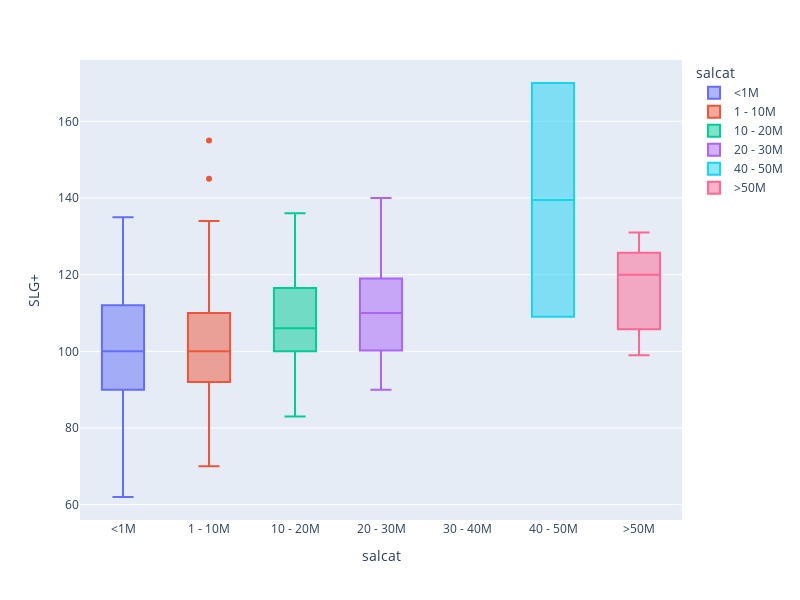

Here is the notebook cell this chart was saved with:
### Code cell
desired_order = ['<1M', '1 - 10M', '10 - 20M', '20 - 30M', '30 - 40M', '40 - 50M', '>50M']
fig = px.box(df,
             x = 'salcat',
             y = 'SLG+',
             category_orders={'salcat': desired_order},
             color = 'salcat')

fig.update_layout(width = 800,
                  height = 600)

fig.show()

### Figure 1 — Plotly figure (JSON) as saved in the notebook; plotly's stock layout.template omitted (floating-point values rounded to 4 significant figures)
{"data": [{"alignmentgroup": "True", "hovertemplate": "salcat=%{x}<br>SLG+=%{y}<extra></extra>", "legendgroup": "<1M", "marker": {"color": "#636efa"}, "name": "<1M", "notched": false, "offsetgroup": "<1M", "orientation": "v", "showlegend": true, "type": "box", "x": ["<1M", "<1M", "<1M", "<1M", "<1M", "<1M", "<1M", "<1M", "<1M", "<1M", "<1M", "<1M", "<1M", "<1M", "<1M", "<1M", "<1M", "<1M", "<1M", "<1M", "<1M", "<1M", "<1M", "<1M", "<1M", "<1M", "<1M", "<1M", "<1M", "<1M", "<1M", "<1M", "<1M", "<1M", "<1M", "<1M", "<1M", "<1M", "<1M", "<1M", "<1M", "<1M", "<1M", "<1M", "<1M", "<1M", "<1M", "<1M", "<1M", "<1M", "<1M", "<1M", "<1M", "<1M", "<1M", "<1M", "<1M", "<1M", "<1M", "<1M", "<1M", "<1M", "<1M", "<1M", "<1M", "<1M", "<1M", "<1M", "<1M", "<1M", "<1M", "<1M", "<1M", "<1M", "<1M", "<1M", "<1M", "<1M"], "x0": " ", "xaxis": "x", "y": [99, 118, 117, 97, 111, 132, 113, 93, 120, 115, 117, 88, 101, 103, 90, 129, 85, 120, 99, 102, 100, 103, 103, 96, 114, 107, 107, 112, 123, 91, 110, 94, 108, 96, 112, 92, 105, 103, 129, 83, 135, 115, 102, 100, 90, 96, 121, 87, 62, 93, 108, 87, 90, 96, 75, 76, 114, 107, 84, 92, 103, 89, 86, 112, 100, 84, 99, 119, 88, 97, 81, 85, 100, 72, 96, 87, 79, 98], "y0": " ", "yaxis": "y"}, {"alignmentgroup": "True", "hovertemplate": "salcat=%{x}<br>SLG+=%{y}<extra></extra>", "legendgroup": "1 - 10M", "marker": {"color": "#EF553B"}, "name": "1 - 10M", "notched": false, "offsetgroup": "1 - 10M", "orientation": "v", "showlegend": true, "type": "box", "x": ["1 - 10M", "1 - 10M", "1 - 10M", "1 - 10M", "1 - 10M", "1 - 10M", "1 - 10M", "1 - 10M", "1 - 10M", "1 - 10M", "1 - 10M", "1 - 10M", "1 - 10M", "1 - 10M", "1 - 10M", "1 - 10M", "1 - 10M", "1 - 10M", "1 - 10M", "1 - 10M", "1 - 10M", "1 - 10M", "1 - 10M", "1 - 10M", "1 - 10M", "1 - 10M", "1 - 10M", "1 - 10M", "1 - 10M", "1 - 10M", "1 - 10M", "1 - 10M", "1 - 10M", "1 - 10M", "1 - 10M", "1 - 10M", "1 - 10M", "1 - 10M", "1 - 10M", "1 - 10M", "1 - 10M", "1 - 10M", "1 - 10M", "1 - 10M", "1 - 10M", "1 - 10M", "1 - 10M", "1 - 10M", "1 - 10M", "1 - 10M", "1 - 10M", "1 - 10M", "1 - 10M", "1 - 10M", "1 - 10M", "1 - 10M", "1 - 10M", "1 - 10M", "1 - 10M", "1 - 10M", "1 - 10M", "1 - 10M", "1 - 10M", "1 - 10M", "1 - 10M", "1 - 10M", "1 - 10M", "1 - 10M", "1 - 10M", "1 - 10M", "1 - 10M", "1 - 10M", "1 - 10M", "1 - 10M", "1 - 10M", "1 - 10M", "1 - 10M", "1 - 10M", "1 - 10M", "1 - 10M", "1 - 10M", "1 - 10M", "1 - 10M", "1 - 10M", "1 - 10M", "1 - 10M", "1 - 10M", "1 - 10M", "1 - 10M", "1 - 10M", "1 - 10M", "1 - 10M", "1 - 10M"], "x0": " ", "xaxis": "x", "y": [155, 115, 105, 145, 118, 110, 109, 92, 91, 117, 99, 108, 122, 108, 134, 102, 100, 115, 97, 91, 130, 115, 98, 102, 114, 106, 76, 85, 97, 100, 117, 118, 91, 97, 108, 94, 83, 94, 90, 104, 132, 94, 105, 104, 79, 102, 93, 97, 98, 89, 114, 80, 102, 98, 122, 94, 90, 90, 81, 92, 92, 108, 102, 113, 124, 82, 110, 106, 116, 113, 99, 100, 99, 95, 108, 90, 71, 95, 91, 113, 105, 79, 116, 99, 102, 70, 99, 99, 95, 108, 81, 87, 91], "y0": " ", "yaxis": "y"}, {"alignmentgroup": "True", "hovertemplate": "salcat=%{x}<br>SLG+=%{y}<extra></extra>", "legendgroup": "10 - 20M", "marker": {"color": "#00cc96"}, "name": "10 - 20M", "notched": false, "offsetgroup": "10 - 20M", "orientation": "v", "showlegend": true, "type": "box", "x": ["10 - 20M", "10 - 20M", "10 - 20M", "10 - 20M", "10 - 20M", "10 - 20M", "10 - 20M", "10 - 20M", "10 - 20M", "10 - 20M", "10 - 20M", "10 - 20M", "10 - 20M", "10 - 20M", "10 - 20M", "10 - 20M", "10 - 20M", "10 - 20M", "10 - 20M", "10 - 20M", "10 - 20M", "10 - 20M", "10 - 20M", "10 - 20M", "10 - 20M", "10 - 20M", "10 - 20M", "10 - 20M", "10 - 20M", "10 - 20M", "10 - 20M"], "x0": " ", "xaxis": "x", "y": [111, 123, 105, 115, 114, 124, 91, 100, 98, 104, 95, 119, 115, 100, 95, 111, 129, 104, 136, 107, 122, 111, 83, 97, 106, 102, 90, 129, 117, 102, 103], "y0": " ", "yaxis": "y"}, {"alignmentgroup": "True", "hovertemplate": "salcat=%{x}<br>SLG+=%{y}<extra></extra>", "legendgroup": "20 - 30M", "marker": {"color": "#ab63fa"}, "name": "20 - 30M", "notched": false, "offsetgroup": "20 - 30M", "orientation": "v", "showlegend": true, "type": "box", "x": ["20 - 30M", "20 - 30M", "20 - 30M", "20 - 30M", "20 - 30M", "20 - 30M", "20 - 30M", "20 - 30M", "20 - 30M", "20 - 30M", "20 - 30M", "20 - 30M", "20 - 30M", "20 - 30M", "20 - 30M", "20 - 30M", "20 - 30M", "20 - 30M", "20 - 30M", "20 - 30M", "20 - 30M", "20 - 30M", "20 - 30M", "20 - 30M", "20 - 30M", "20 - 30M", "20 - 30M"], "x0": " ", "xaxis": "x", "y": [116, 119, 120, 140, 130, 101, 104, 118, 107, 108, 119, 104, 112, 110, 114, 125, 100, 138, 121, 97, 96, 99, 90, 114, 106, 98, 94], "y0": " ", "yaxis": "y"}, {"alignmentgroup": "True", "hovertemplate": "salcat=%{x}<br>SLG+=%{y}<extra></extra>", "legendgroup": "40 - 50M", "marker": {"color": "#19d3f3"}, "name": "40 - 50M", "notched": false, "offsetgroup": "40 - 50M", "orientation": "v", "showlegend": true, "type": "box", "x": ["40 - 50M", "40 - 50M"], "x0": " ", "xaxis": "x", "y": [170, 109], "y0": " ", "yaxis": "y"}, {"alignmentgroup": "True", "hovertemplate": "salcat=%{x}<br>SLG+=%{y}<extra></extra>", "legendgroup": ">50M", "marker": {"color": "#FF6692"}, "name": ">50M", "notched": false, "offsetgroup": ">50M", "orientation": "v", "showlegend": true, "type": "box", "x": [">50M", ">50M", ">50M", ">50M", ">50M"], "x0": " ", "xaxis": "x", "y": [131, 99, 108, 120, 124], "y0": " ", "yaxis": "y"}], "layout": {"boxmode": "overlay", "height": 600, "legend": {"title": {"text": "salcat"}, "tracegroupgap": 0}, "margin": {"t": 60}, "width": 800, "xaxis": {"anchor": "y", "categoryarray": ["<1M", "1 - 10M", "10 - 20M", "20 - 30M", "30 - 40M", "40 - 50M", ">50M"], "categoryorder": "array", "domain": [0, 1], "title": {"text": "salcat"}}, "yaxis": {"anchor": "x", "domain": [0, 1], "title": {"text": "SLG+"}}}}
